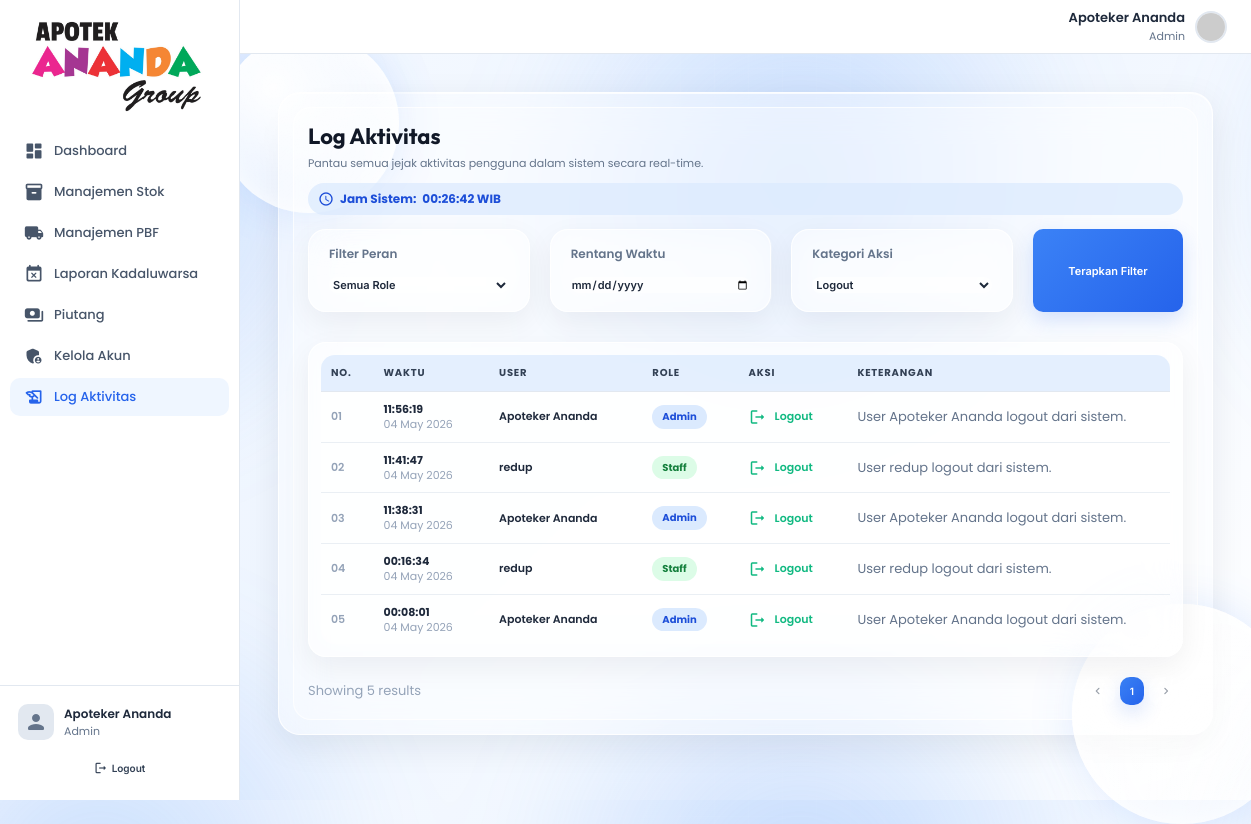
The page /frontend/superadmin/log_aktivitas.php?aksi=Logout (signed in) on the database as committed earlier.
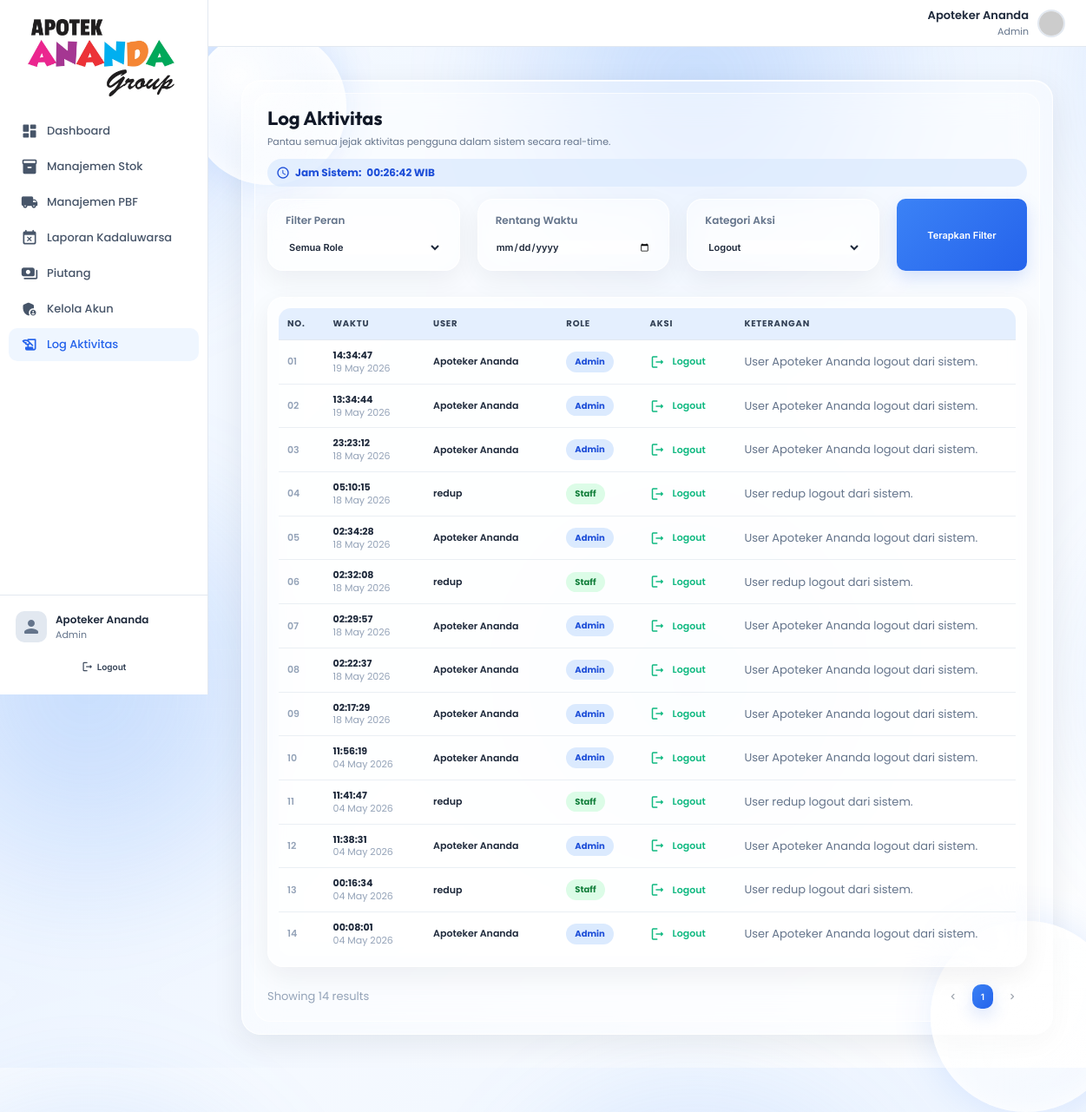
The same page on the database as committed later.
### tables this page shows
CREATE TABLE `log_aktivitas` (
  `id_log` int(11) NOT NULL,
  `id_user` int(11) NOT NULL,
  `aksi` varchar(100) NOT NULL,
  `keterangan` text NOT NULL,
  `created_at` datetime DEFAULT current_timestamp()
);

### backend/config/database.php (called while the page is built, shortened)
<?php
function getDBConnection(): PDO {
    static $pdo = null;
    if ($pdo === null) {
        $dsn = "mysql:host=" . DB_HOST . ";dbname=" . DB_NAME . ";charset=" . DB_CHARSET;
        $options = [
            PDO::ATTR_ERRMODE            => PDO::ERRMODE_EXCEPTION,
            PDO::ATTR_DEFAULT_FETCH_MODE => PDO::FETCH_ASSOC,
            PDO::ATTR_EMULATE_PREPARES   => false,
            PDO::ATTR_STRINGIFY_FETCHES  => false,
            PDO::MYSQL_ATTR_INIT_COMMAND => "SET NAMES utf8mb4 COLLATE utf8mb4_unicode_ci"
        ];
        try {
            $pdo = new PDO($dsn, DB_USER, DB_PASS, $options);
            $pdo->exec("SET time_zone = '" . DB_TIMEZONE . "'");
        } catch (PDOException $e) {
            error_log("Database connection failed: " . $e->getMessage());
            die("Koneksi database gagal. Silakan hubungi administrator.");
        }
    }
    return $pdo;
}

### backend/controllers/log_controller.php (called while the page is built, shortened)
<?php
require_once __DIR__ . '/../config/database.php';
require_once __DIR__ . '/../helpers/session_helper.php';
require_once __DIR__ . '/../models/log_aktivitas.php';
function getLogData(): array {
    $logModel = new LogAktivitas();
    $role = $_GET['role'] ?? null;
    if (!in_array($role, ['super_admin', 'admin'], true)) {
        $role = null;
    }
    $date = $_GET['date'] ?? null;
    $aksi = $_GET['aksi'] ?? null;
    $aksi = $aksi !== null && $aksi !== '' ? sanitize($aksi) : null;
    return $logModel->getAll(null, $role, $date, $aksi);
}

### backend/helpers/session_helper.php (called while the page is built, shortened)
<?php
require_once __DIR__ . '/../config/database.php';
function sanitize(string $input): string {
    return trim($input);
}

### backend/models/log_aktivitas.php (called while the page is built, shortened)
<?php
require_once __DIR__ . '/../config/database.php';
class LogAktivitas {
    private PDO $db;
    public function __construct() {
        $this->db = getDBConnection();
    }
    public function getAll(?int $limit = null, ?string $role = null, ?string $date = null, ?string $aksi = null): array {
        $sql = "SELECT la.*, COALESCE(u.nama_lengkap, '(User dihapus)') AS nama_lengkap, COALESCE(u.role, 'unknown') AS role
                FROM log_aktivitas la
                LEFT JOIN users u ON la.id_user = u.id_user";
        $params = [];
        $conditions = [];
        if ($aksi) {
            $conditions[] = "la.aksi = :aksi";
            $params['aksi'] = $aksi;
        }
        if (!empty($conditions)) {
            $sql .= " WHERE " . implode(" AND ", $conditions);
        }
        $sql .= " ORDER BY la.created_at DESC";
        $stmt = $this->db->prepare($sql);
        $stmt->execute($params);
        return $stmt->fetchAll();
    }
}

### frontend/superadmin/log_aktivitas.php (the view, shortened to what the changed rows need)
<?php
require_once __DIR__ . '/../../backend/helpers/session_helper.php';
require_once __DIR__ . '/../templates/header.php';
require_once __DIR__ . '/../../backend/controllers/log_controller.php';
$logs = getLogData();
function formatLogTime(?string $datetime): string {
    $timestamp = strtotime($datetime);
    return $timestamp ? date('H:i:s', $timestamp) : '-';
}
function formatLogDate(?string $datetime): string {
    $timestamp = strtotime($datetime);
    return $timestamp ? date('d F Y', $timestamp) : '-';
}
require_once __DIR__ . '/../templates/sidebar.php';
?>
<div class="dashboard-wrapper">
  <div class="glass-container">
    <div class="glass-inner">
<div class="page-header">
    <h1>Log Aktivitas</h1>
</div>
<div class="card">
    <div class="table-wrapper">
        <table>
            <thead>
                <tr>
                    <th>NO.</th>
                    <th>WAKTU</th>
                    <th>USER</th>
                    <th>ROLE</th>
                    <th>AKSI</th>
                    <th>KETERANGAN</th>
                </tr>
            </thead>
            <tbody>
                <?php if (empty($logs)): ?>
                    <tr><td colspan="6" class="text-center" style="padding:40px; color:#94a3b8;">Tidak ada catatan aktivitas ditemukan.</td></tr>
                <?php else: ?>
                    <?php foreach ($logs as $i => $log): ?>
                    <tr>
                        <td style="font-weight:600; color:#94a3b8;"><?= str_pad($i + 1, 2, '0', STR_PAD_LEFT) ?></td>
                        <td>
                            <div style="font-weight:700; color:#1e293b;"><?= formatLogTime($log['created_at']) ?></div>
                            <div style="font-size:11px; color:#94a3b8;"><?= formatLogDate($log['created_at']) ?></div>
                        </td>
                        <td>
                            <div style="font-weight:600; color:#1e293b;"><?= htmlspecialchars($log['nama_lengkap']) ?></div>
                        </td>
                        <td>
                            <span class="badge <?= $log['role'] === 'super_admin' ? 'badge-info' : 'badge-success' ?>" style="font-size:10px;">
                                <?= $log['role'] === 'super_admin' ? 'Admin' : 'Staff' ?>
                            </span>
                        </td>
                        <td>
                            <div style="display:flex; align-items:center; gap:8px; font-weight:600; color: var(--success);">
                                <span class="material-icons-round" style="font-size:18px;">
                                </span>
                                <?= htmlspecialchars($log['aksi']) ?>
                            </div>
                        </td>
                        <td>
                            <div style="font-size:13px; color:#64748b; max-width:400px;"><?= htmlspecialchars($log['keterangan']) ?></div>
                        </td>
                    </tr>
                    <?php endforeach; ?>
                <?php endif; ?>
            </tbody>
        </table>
    </div>
</div>
<div style="display:flex; justify-content:space-between; align-items:center; margin-top:20px; color:#94a3b8; font-size:13px;">
    <div>Showing <?= count($logs) ?> results</div>
    <div style="display:flex; gap:5px;">
        <button class="btn btn-outline btn-sm" disabled><span class="material-icons-round">chevron_left</span></button>
        <button class="btn btn-primary btn-sm">1</button>
        <button class="btn btn-outline btn-sm" disabled><span class="material-icons-round">chevron_right</span></button>
    </div>
</div>
    </div>
  </div>
</div>
<?php require_once __DIR__ . '/../templates/footer.php'; ?>

Rows that differ between the two databases and show on the page:
added log_aktivitas: i "01", created_at "14:34:47", created_at "19 May 2026", nama_lengkap "Apoteker Ananda", shows "Admin", aksi "Logout", keterangan "User Apoteker Ananda logout dari sistem."
added log_aktivitas: i "02", created_at "13:34:44", created_at "19 May 2026", nama_lengkap "Apoteker Ananda", shows "Admin", aksi "Logout", keterangan "User Apoteker Ananda logout dari sistem."
added log_aktivitas: i "03", created_at "23:23:12", created_at "18 May 2026", nama_lengkap "Apoteker Ananda", shows "Admin", aksi "Logout", keterangan "User Apoteker Ananda logout dari sistem."
added log_aktivitas: i "04", created_at "05:10:15", created_at "18 May 2026", nama_lengkap "redup", shows "Staff", aksi "Logout", keterangan "User redup logout dari sistem."
added log_aktivitas: i "05", created_at "02:34:28", created_at "18 May 2026", nama_lengkap "Apoteker Ananda", shows "Admin", aksi "Logout", keterangan "User Apoteker Ananda logout dari sistem."
added log_aktivitas: i "06", created_at "02:32:08", created_at "18 May 2026", nama_lengkap "redup", shows "Staff", aksi "Logout", keterangan "User redup logout dari sistem."
added log_aktivitas: i "07", created_at "02:29:57", created_at "18 May 2026", nama_lengkap "Apoteker Ananda", shows "Admin", aksi "Logout", keterangan "User Apoteker Ananda logout dari sistem."
added log_aktivitas: i "08", created_at "02:22:37", created_at "18 May 2026", nama_lengkap "Apoteker Ananda", shows "Admin", aksi "Logout", keterangan "User Apoteker Ananda logout dari sistem."
added log_aktivitas: i "09", created_at "02:17:29", created_at "18 May 2026", nama_lengkap "Apoteker Ananda", shows "Admin", aksi "Logout", keterangan "User Apoteker Ananda logout dari sistem."
computed for log_aktivitas (number 10 of 14 on the later page): i "01" → "10"
computed for log_aktivitas (number 11 of 14 on the later page): i "02" → "11"
computed for log_aktivitas (number 12 of 14 on the later page): i "03" → "12"
computed for log_aktivitas (number 13 of 14 on the later page): i "04" → "13"
computed for log_aktivitas (number 14 of 14 on the later page): i "05" → "14"
Other text that changed with them:
count($logs): "5" → "14"
